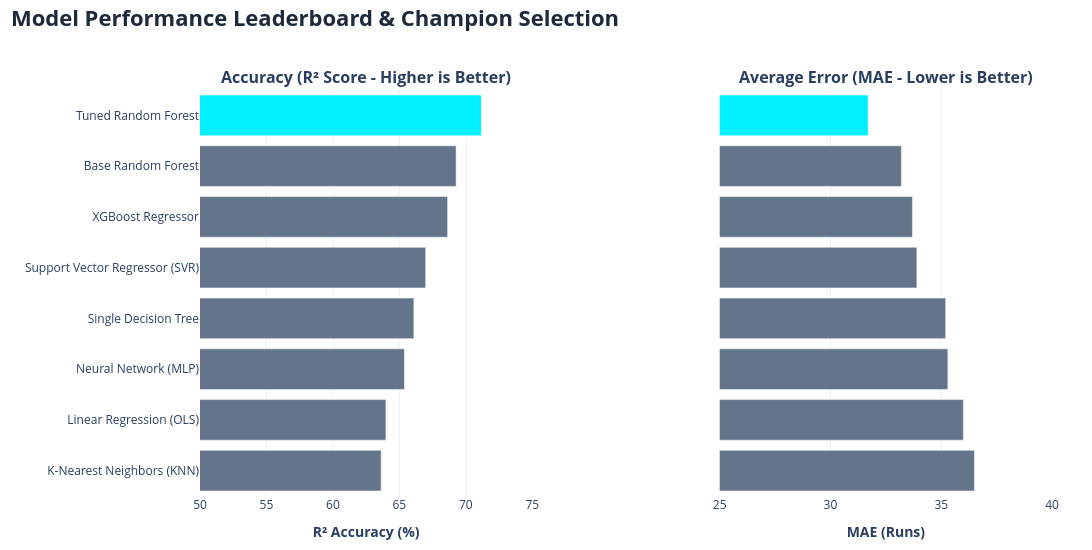

Source (notebook cell):
### Markdown cell above
<h2>Model Performance Leaderboard & Champion Selection</h2>

### Code cell
import plotly.graph_objects as go
from plotly.subplots import make_subplots
import pandas as pd

# 1. Prepare leaderboard data
leaderboard_data = {
    "Model Architecture": [
        "Tuned Random Forest",
        "Base Random Forest",
        "Neural Network (MLP)",
        "XGBoost Regressor",
        "Support Vector Regressor (SVR)",
        "Single Decision Tree",
        "Linear Regression (OLS)",
        "K-Nearest Neighbors (KNN)"
    ],
    "R2 Score (%)": [71.17, 69.27, 65.38, 68.63, 66.98, 66.09, 63.99, 63.63],
    "MAE (Runs)": [31.7, 33.2, 35.3, 33.7, 33.9, 35.2, 36.0, 36.5],
    "Is Champion": ["Champion", "Baseline", "Baseline", "Baseline", "Baseline", "Baseline", "Baseline", "Baseline"]
}

df_models = pd.DataFrame(leaderboard_data)
df_models = df_models.sort_values("R2 Score (%)", ascending=True)

# 2. Create subplots with wider horizontal spacing to prevent overlap
fig = make_subplots(
    rows=1, cols=2,
    subplot_titles=("<b>Accuracy (R² Score - Higher is Better)</b>", 
                    "<b>Average Error (MAE - Lower is Better)</b>"),
    horizontal_spacing=0.22  # Increased spacing to stop collisions
)

# Colors: Cyan for Champion, Slate for Baselines
colors = ["#00F0FF" if is_champ == "Champion" else "#64748B" for is_champ in df_models["Is Champion"]]

# Left Plot: R² Score
fig.add_trace(
    go.Bar(
        x=df_models["R2 Score (%)"],
        y=df_models["Model Architecture"],
        orientation='h',
        marker=dict(color=colors),
        text=[f"{val:.2f}%" for val in df_models["R2 Score (%)"]],
        textposition='inside',  # Places text neatly inside the bars
        insidetextanchor='middle',
        name="R² Score (%)"
    ),
    row=1, col=1
)

# Right Plot: MAE Score
fig.add_trace(
    go.Bar(
        x=df_models["MAE (Runs)"],
        y=df_models["Model Architecture"],
        orientation='h',
        marker=dict(color=colors),
        text=[f"±{val:.1f}" for val in df_models["MAE (Runs)"]],
        textposition='inside',  # Places text neatly inside the bars
        insidetextanchor='middle',
        name="MAE (Runs)"
    ),
    row=1, col=2
)

# 3. Clean up formatting and hide duplicate Y-axis on the second subplot
fig.update_layout(
    title=dict(
        text="<b>Model Performance Leaderboard & Champion Selection</b>",
        font=dict(size=22, color="#1E293B"),
        x=0.01,
        y=0.98
    ),
    showlegend=False,
    height=550,
    width=1100,  # Explicit width prevents crowding
    template="plotly_white",
    margin=dict(l=200, r=40, t=90, b=50) # Generous left margin for model names
)

# Range settings for clean visual scaling
fig.update_xaxes(range=[50, 75], title_text="<b>R² Accuracy (%)</b>", row=1, col=1)
fig.update_xaxes(range=[25, 40], title_text="<b>MAE (Runs)</b>", row=1, col=2)

# CRUCIAL FIX: Hide y-axis labels on the right subplot so they don't crash into the left plot!
fig.update_yaxes(showticklabels=True, row=1, col=1)
fig.update_yaxes(showticklabels=False, row=1, col=2)

fig.show()

### Figure 1 — Plotly figure (JSON) as saved in the notebook; plotly's stock layout.template omitted (floating-point values rounded to 4 significant figures)
{"data": [{"insidetextanchor": "middle", "marker": {"color": ["#64748B", "#64748B", "#64748B", "#64748B", "#64748B", "#64748B", "#64748B", "#00F0FF"]}, "name": "R² Score (%)", "orientation": "h", "text": ["63.63%", "63.99%", "65.38%", "66.09%", "66.98%", "68.63%", "69.27%", "71.17%"], "textposition": "inside", "type": "bar", "x": [63.63, 63.99, 65.38, 66.09, 66.98, 68.63, 69.27, 71.17], "xaxis": "x", "y": ["K-Nearest Neighbors (KNN)", "Linear Regression (OLS)", "Neural Network (MLP)", "Single Decision Tree", "Support Vector Regressor (SVR)", "XGBoost Regressor", "Base Random Forest", "Tuned Random Forest"], "yaxis": "y"}, {"insidetextanchor": "middle", "marker": {"color": ["#64748B", "#64748B", "#64748B", "#64748B", "#64748B", "#64748B", "#64748B", "#00F0FF"]}, "name": "MAE (Runs)", "orientation": "h", "text": ["±36.5", "±36.0", "±35.3", "±35.2", "±33.9", "±33.7", "±33.2", "±31.7"], "textposition": "inside", "type": "bar", "x": [36.5, 36.0, 35.3, 35.2, 33.9, 33.7, 33.2, 31.7], "xaxis": "x2", "y": ["K-Nearest Neighbors (KNN)", "Linear Regression (OLS)", "Neural Network (MLP)", "Single Decision Tree", "Support Vector Regressor (SVR)", "XGBoost Regressor", "Base Random Forest", "Tuned Random Forest"], "yaxis": "y2"}], "layout": {"annotations": [{"font": {"size": 16}, "showarrow": false, "text": "<b>Accuracy (R² Score - Higher is Better)</b>", "x": 0.195, "xanchor": "center", "xref": "paper", "y": 1, "yanchor": "bottom", "yref": "paper"}, {"font": {"size": 16}, "showarrow": false, "text": "<b>Average Error (MAE - Lower is Better)</b>", "x": 0.805, "xanchor": "center", "xref": "paper", "y": 1, "yanchor": "bottom", "yref": "paper"}], "height": 550, "margin": {"b": 50, "l": 200, "r": 40, "t": 90}, "showlegend": false, "title": {"font": {"color": "#1E293B", "size": 22}, "text": "<b>Model Performance Leaderboard & Champion Selection</b>", "x": 0.01, "y": 0.98}, "width": 1100, "xaxis": {"anchor": "y", "domain": [0, 0.39], "range": [50, 75], "title": {"text": "<b>R² Accuracy (%)</b>"}}, "xaxis2": {"anchor": "y2", "domain": [0.61, 1], "range": [25, 40], "title": {"text": "<b>MAE (Runs)</b>"}}, "yaxis": {"anchor": "x", "domain": [0, 1], "showticklabels": true}, "yaxis2": {"anchor": "x2", "domain": [0, 1], "showticklabels": false}}}
